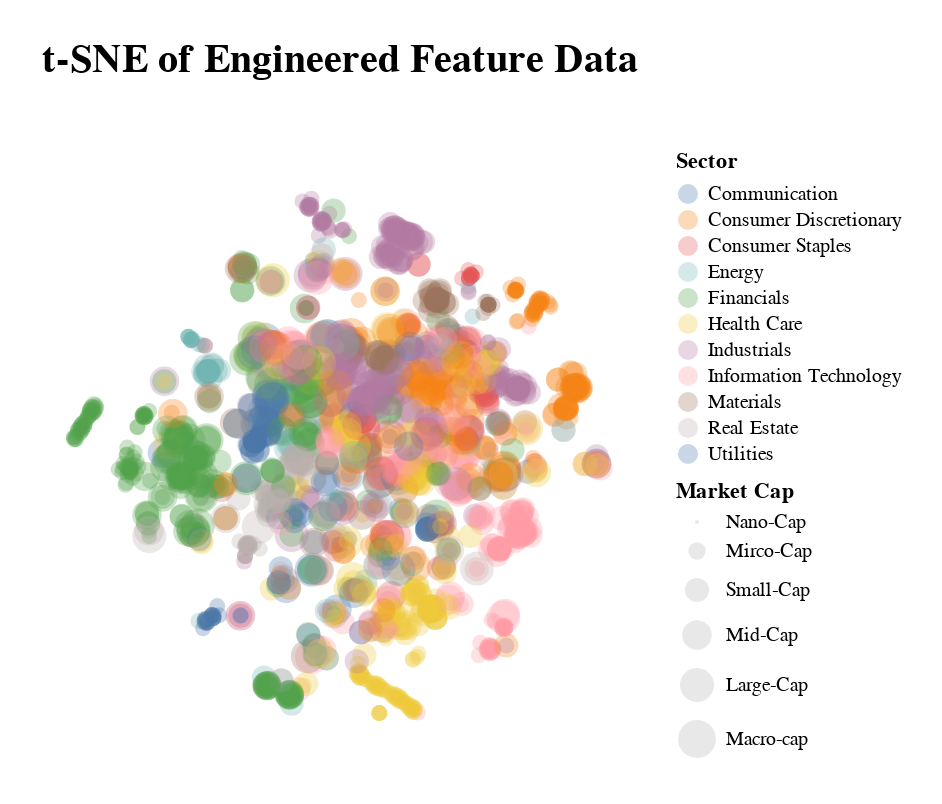

The notebook cell saved with this chart:
### Code cell
plot_cos_chart(perp_models[2])

### Figure 1 — Vega-Lite specification as saved in the notebook (floating-point values rounded to 4 significant figures; data arrays with more than 128 entries replaced by an {"elided": "..."} marker saying what was removed)
{"config": {"view": {"continuousWidth": 300, "continuousHeight": 300, "stroke": null}}, "data": {"name": "data-4c99a88753fd6cbc14794226c24c3a3c"}, "mark": {"type": "circle", "opacity": 0.3, "size": 28}, "encoding": {"color": {"field": "Sector", "type": "nominal"}, "size": {"field": "Market Cap", "scale": {"domain": ["Nano-Cap", "Mirco-Cap", "Small-Cap", "Mid-Cap", "Large-Cap", "Macro-cap"]}, "sort": ["Nano-Cap", "Mirco-Cap", "Small-Cap", "Mid-Cap", "Large-Cap", "Macro-cap"], "type": "nominal"}, "tooltip": [{"field": "Sector", "type": "nominal"}, {"field": "Market Cap", "type": "nominal"}], "x": {"axis": null, "field": "tsne1", "title": "", "type": "quantitative"}, "y": {"axis": null, "field": "tsne2", "title": "", "type": "quantitative"}}, "height": 300, "padding": 20, "params": [{"name": "param_7", "select": {"type": "interval", "encodings": ["x", "y"]}, "bind": "scales"}], "title": {"text": "t-SNE of Engineered Feature Data", "fontSize": 20, "offset": 35}, "width": 300, "$schema": "https://vega.github.io/schema/vega-lite/v5.20.1.json", "datasets": {"data-4c99a88753fd6cbc14794226c24c3a3c": {"elided": "1910 records"}}}
